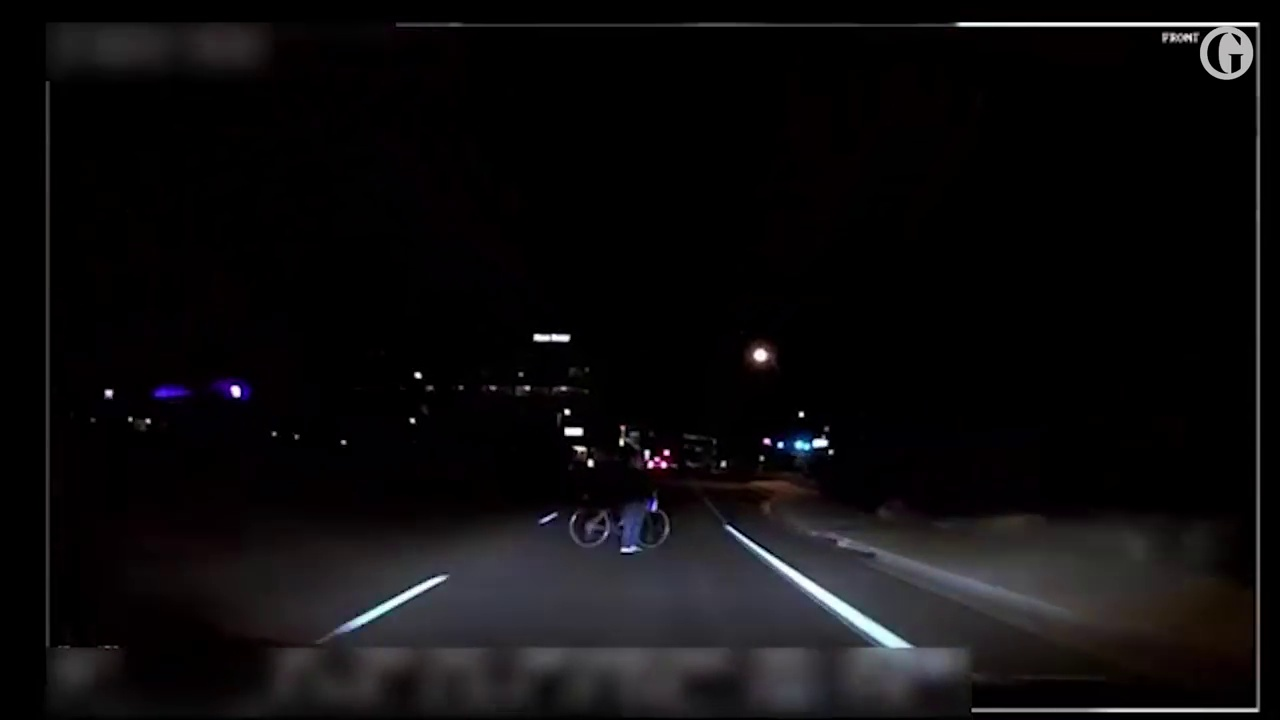
#> input picture images/Frames/frame76.jpg, 1280 x 720 px, found by its file name
$ jupyter execute --allow-errors Processing_Adaptive_Thresholding_Edge_Detection.ipynb   (shell and % lines are left out)
#> lines starting #> are read from the running program, lines starting #| are printed output that depends on the picture; after the words box and inside, x2 and y2 are one past the last pixel; in counts of white or black regions, pixels touching at a corner belong together
[cell 1]
import cv2
import numpy as np
import matplotlib.pyplot as plt
from skvideo.io import FFmpegWriter

img = cv2.imread('Frames/frame76.jpg')
#> img is the input picture: shape (720, 1280, 3); mean B, G, R 13.8, 12.5, 13.7

### Binary Threshold

[cell 2]
retval, threshold = cv2.threshold(img, 30, 255, cv2.THRESH_BINARY)

[cell 3]
plt.imshow(img)

[cell 4]
plt.imshow(threshold)

### Adaptive Thresholding

[cell 5]
grayscaled = cv2.cvtColor(img,cv2.COLOR_BGR2GRAY)
retval, threshold = cv2.threshold(grayscaled, 55, 255, cv2.THRESH_BINARY)
#> threshold: shape (720, 1280); 7.6% white; 88 white regions (44 under 20 px), largest, box (x1, y1, x2, y2) and area: (317, 519, 1102, 698) 44747, (397, 22, 1260, 713) 8206, (519, 647, 731, 695) 5804

[cell 6]
plt.imshow(grayscaled)

[cell 7]
plt.imshow(threshold)

[cell 8]
# Follows steps from the paper https://link.springer.com/content/pdf/10.1007%2F11427445_30.pdf
# For size removal: https://stackoverflow.com/questions/42798659/how-to-remove-small-connected-objects-using-opencv

# 1. Make sure size is within range (50, 10000)
# 2. Bottom of image within range (0.3, 0.7)
# 3. Ratio of h/w within range (1, 3)
# 4. Area ratio of region to frame within range (0.5, 0.95)
def cleanup_regions(img):
    orig_h, orig_w = img.shape
    # Remove regions with smaller than 50 or more than 10000 pixels
    nb_components, output, stats, centroids = cv2.connectedComponentsWithStats(img, connectivity=8)
    #print (stats)
    sizes = stats[1:, -1]; nb_components = nb_components - 1
    min_size = 50
    max_size = 10000

    #your answer image
    img2 = np.zeros((output.shape))
    #for every component in the image, you keep it only if it's above min_size
    for i in range(0, nb_components):
        left, top, w, h, area = stats[i]

        # Bottom of image should be within 0.3 to 0.7 of the frame
        bottom  = top + h
        area_ratio = area / (w * h)
        ratio = h/w
        if (sizes[i] >= min_size and sizes[i] < max_size
            and (0.1 * orig_h) <= bottom <= (0.9 * orig_h)
            #and 1 <= ratio < 3
            and area_ratio > 0.5):
            #and area_ratio < 0.95):
            img2[output == i + 1] = 255

        img2[int(orig_h*0.9) :] = 0
        img2[: int(orig_h * 0.1)] = 0

    return img2

[cell 9]
def adaptive_threshold_cleaned(img):
    grayscaled = cv2.cvtColor(img,cv2.COLOR_BGR2GRAY)
    thres = cv2.adaptiveThreshold(grayscaled,255,cv2.ADAPTIVE_THRESH_MEAN_C,\
                cv2.THRESH_BINARY,11,1.1)
    th3_clean = cleanup_regions(thres)
    return th3_clean

[cell 10]
img = cv2.imread('Frames/frame75.jpg')
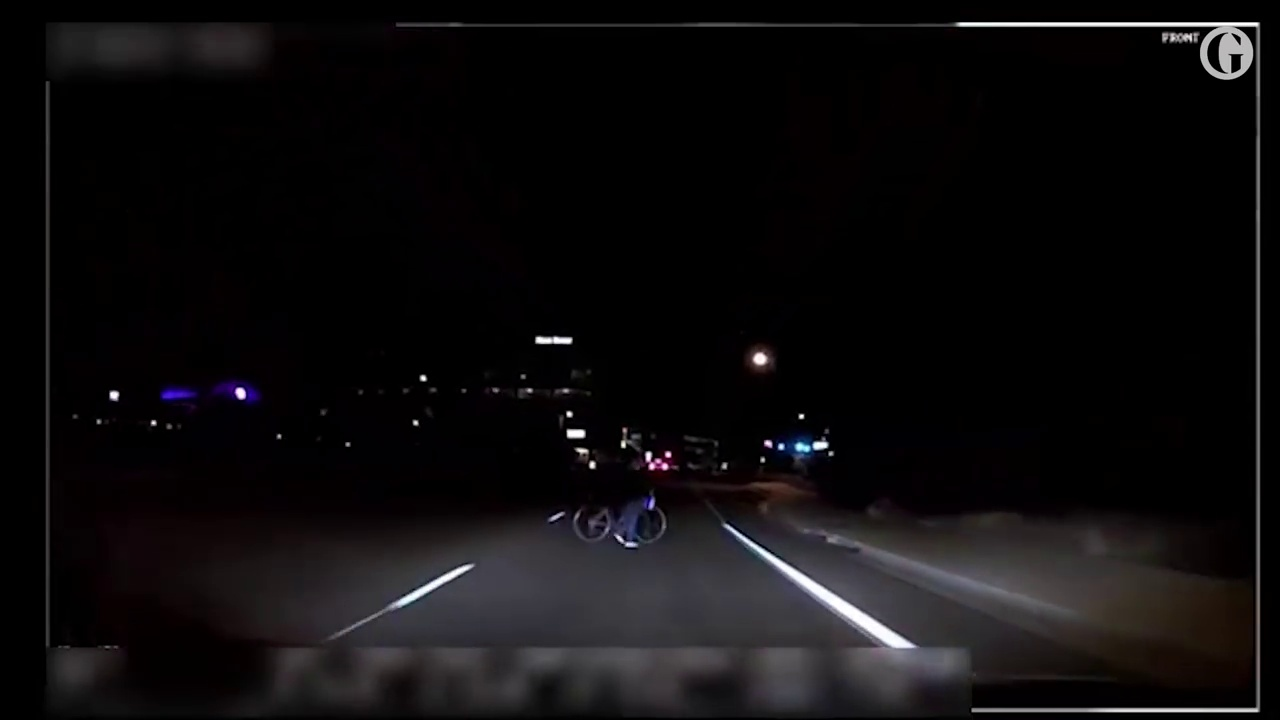
#> input picture images/Frames/frame75.jpg, 1280 x 720 px, found by its file name
#> img is the input picture: shape (720, 1280, 3); mean B, G, R 13.9, 12.8, 14.4
th3_clean = adaptive_threshold_cleaned(img)
#> in adaptive_threshold_cleaned, `thres = cv2.adaptiveThreshold(grayscaled,255,cv2.ADAPTIVE_THRESH_MEAN_..`: thres: shape (720, 1280); 92.1% white; 1539 black regions (1410 under 20 px), largest, box (x1, y1, x2, y2) and area: (353, 17, 1266, 720) 22495, (40, 17, 303, 704) 7913, (553, 405, 823, 495) 4945
#> in cleanup_regions, `nb_components, output, stats, centroids = cv2.connectedComponentsWithS..`:
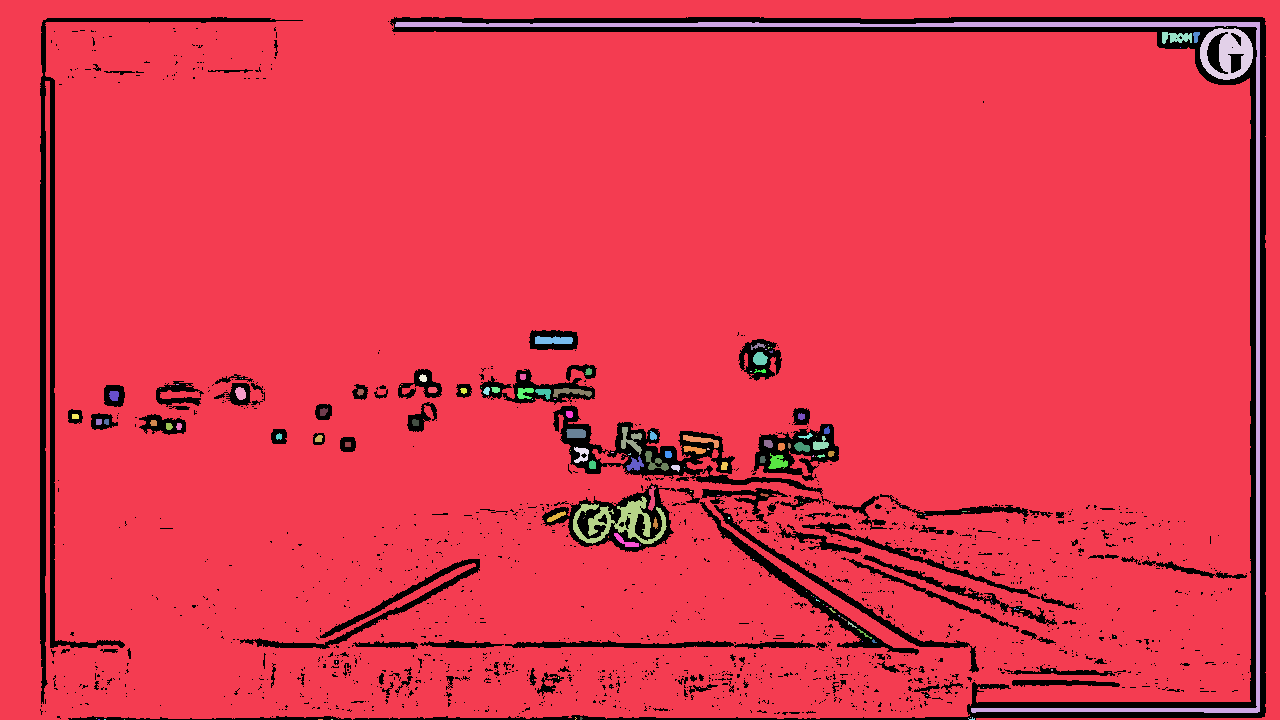
#> output: shape (720, 1280) int32; 157 distinct labels, from 0 to 156; one colour per label, 0 black
#> in cleanup_regions, `nb_components, output, stats, centroids = cv2.connectedComponentsWithS..`: nb_components = 157; stats = 157 rows, first 6: [40, 17, 1226, 703, 73103], [0, 0, 1280, 720, 832427], [395, 22, 865, 691, 7735], [1227, 27, 1, 1, 1], [1200, 28, 53, 52, 1577], [1162, 32, 30, 12, 239]; centroids = 157 pairs, first value 74.91 to 1227.4, second value 27 to 719
#> in cleanup_regions, `sizes = stats[1:, -1]`: sizes = 156 values, max 832427 at index 0, min 1 at index 2, mean 5439.1
#> in cleanup_regions, `nb_components = nb_components - 1`: nb_components = 156
#> the loop in cleanup_regions, `for i in range(0, nb_components):` made 156 passes
#> (left, top, w, h, area, bottom, area_ratio, ratio) on passes 1 to 3: (40, 17, 1226, 703, 73103, 720, 0.0848, 0.573), (0, 0, 1280, 720, 832427, 720, 0.903, 0.562), (395, 22, 865, 691, 7735, 713, 0.0129, 0.799)
#> after the loop in cleanup_regions, `for i in range(0, nb_components):`: img2: shape (720, 1280) float64; 0.51% white; 24 white regions, largest, box (x1, y1, x2, y2) and area: (573, 496, 667, 544) 1731, (621, 427, 642, 455) 255, (645, 451, 669, 471) 200
cv2.imwrite("adaptive_thresholding_frame75.jpg", th3_clean)
plt.imshow(th3_clean)

[cell 11]
png_img = cv2.imread('test.png')
#> (the rest of this cell did not finish here and is left out)

[cell 12]
png_img = cv2.imread('night_ped.png')
#> (the rest of this cell did not finish here and is left out)

[cell 13]
png_img = cv2.imread('night_ped_3.jpg')
#> (the rest of this cell did not finish here and is left out)

[cell 14]
png_img = cv2.imread('night_ped_4.jpg')
#> (the rest of this cell did not finish here and is left out)

[cell 15]
png_img = cv2.imread('night_ped_5.jpg')
#> (the rest of this cell did not finish here and is left out)

[cell 16]
png_img = cv2.imread('night_ped_6.jpeg')
#> (the rest of this cell did not finish here and is left out)

[cell 17]
png_img = cv2.imread('night_ped_7.jpg')
#> (the rest of this cell did not finish here and is left out)

[cell 18]
def awesome_threshold(input_video, outfile, fps=24.4):
    vidcap = cv2.VideoCapture(input_video)

    writer = FFmpegWriter(outfile, outputdict={'-r': fps})
    writer = FFmpegWriter(outfile)
    i = 0
    while True:
        ret, image = vidcap.read()
        if not ret: break
        print ("Processing frame #", i)
        i += 1
        writer.writeFrame(adaptive_threshold_cleaned(image))
    writer.close()


input_video = '/scratch/group/puneet-anjali-group/videos/uber_trimmed.mp4'
outfile = './uber-videos/thres_uber_trimmed.mp4'
awesome_threshold(input_video, outfile)
#> (the call stopped at in awesome_threshold, `writer = FFmpegWriter(outfile, outputdict={'-r': fps})`: skvideo is not available in this run)

#> (a cell that did not finish here is left out)

## Canny Edge Detector

[cell 20]
# Function which finds canny edges of an image
# Upper and lower thresholds based on mean value of equalised histogram of image

def getEdges(img):
    blur = cv2.blur(img,(5,5))
    imgEq = cv2.equalizeHist(blur)
    average = cv2.mean(imgEq)[0]
    topQ = 1.33*average
    lowQ = 0.66*average
    canny = cv2.Canny(imgEq,lowQ , topQ)
    return canny

[cell 21]
canny_image = getEdges(grayscaled)
#> in getEdges, `imgEq = cv2.equalizeHist(blur)`:
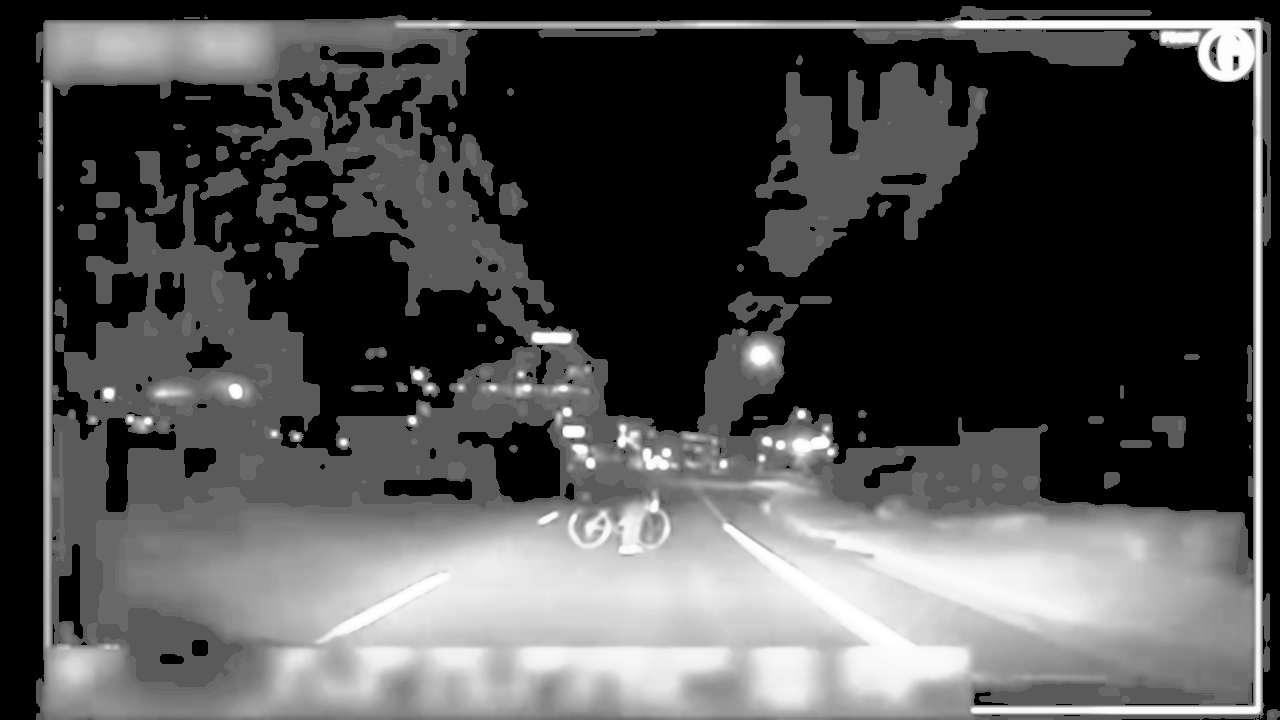
#> imgEq: shape (720, 1280); min 0, max 255, mean 77.5
#> in getEdges, `average = cv2.mean(imgEq)[0]`: average = 77.54
#> in getEdges, `topQ = 1.33*average`: topQ = 103.1
#> in getEdges, `lowQ = 0.66*average`: lowQ = 51.18
#> in getEdges, `canny = cv2.Canny(imgEq,lowQ , topQ)`: canny: shape (720, 1280); 3.3% white in thin lines or dots
plt.imshow(canny_image)

[cell 22]
def canny_edge_detector(input_video, outfile, fps=30):
    vidcap = cv2.VideoCapture(input_video)

    writer = FFmpegWriter(outfile, outputdict={'-r': fps})
    writer = FFmpegWriter(outfile)

    while True:
        ret, image = vidcap.read()
        if not ret: break
        image= cv2.cvtColor(image, cv2.COLOR_BGR2GRAY)
        equ = getEdges(image)
        writer.writeFrame(equ)
    writer.close()


input_video = '/scratch/group/puneet-anjali-group/videos/uber_trimmed.mp4'
outfile = './uber-videos/uber_canny_edge.mp4'
canny_edge_detector(input_video, outfile)
#> (the call stopped at in canny_edge_detector, `writer = FFmpegWriter(outfile, outputdict={'-r': fps})`: skvideo is not available in this run)

[cell 23]
# Function implementing Harris Corner Detection

def harris(img):
    gray = cv2.cvtColor(img, cv2.COLOR_BGR2GRAY)
    gray = np.float32(gray)
    dst = cv2.cornerHarris(gray,2,3,0.04)
    dst = cv2.dilate(dst, None)
    img[dst > 0.01*dst.max()] = [0,0,255]
    return img


# Function which implements openCV's Contrast Limited Adaptive Histogram Equalisation
# Includes convertion from BGR colour space to LAB (luminance channel) colour space
# Stack Overflow help, credit to @ Jeru Luke
def convertIllumination(img):

    lab= cv2.cvtColor(img, cv2.COLOR_BGR2LAB)

    #-----Splitting the LAB image to different channels-------------------------
    l, a, b = cv2.split(lab)

    #-----Applying CLAHE to L-channel-------------------------------------------
    clahe = cv2.createCLAHE(clipLimit=3.0, tileGridSize=(8,8))
    cl = clahe.apply(l)

    #-----Merge the CLAHE enhanced L-channel with the a and b channel-----------
    limg = cv2.merge((cl,a,b))

    #-----Converting image from LAB Color model to RGB model--------------------
    illume = cv2.cvtColor(limg, cv2.COLOR_LAB2BGR)
    return illume

# Function to remove the green colours from the images
# This is an example of region of interest extraction methodology
# And a heuristic to speed up processing times


def filterGreenColour(img):
    # Blur the image
    blur = cv2.GaussianBlur(img, (15,15), 2)
    # Convert to HSV colour space, can isolate Hue channel
    hsv = cv2.cvtColor(blur, cv2.COLOR_BGR2HSV)
    # open cv hue is 0-180, sat and value 0-255
    lower_green = np.array([30,70,0])
    upper_green = np.array([80,255,255])
    # Keeps the pixels in the given range
    mask = cv2.inRange(hsv, lower_green, upper_green)

    # Morphological opening (erosion follwoed by dilation)
    kernel = np.ones((5,5), np.uint8)
    mask2 = cv2.morphologyEx(mask, cv2.MORPH_OPEN, kernel)

    res = cv2.bitwise_and(img,img, mask = mask);
    img = img - res
    return img
# Function for automatic detecting and highlighting obstacles that rise above the road surface plane
# HG pedestrian detection
# Credit to lecture course examples.

def hog(img):
    hog = cv2.HOGDescriptor();
    hog.setSVMDetector( cv2.HOGDescriptor_getDefaultPeopleDetector() );
     # perform HOG based pedestrain detection

    found, w = hog.detectMultiScale(img, winStride=(8,8), padding=(32,32), scale=1.05)
    found_filtered = []

    for ri, r in enumerate(found):
        for qi, q in enumerate(found):
            if ri != qi and inside(r, q):
                break
            else:
                found_filtered.append(r)

    draw_detections(img, found)
    draw_detections(img, found_filtered, 3)

    return img

# Function to 'crop' image
# Create a 'box' of image, setting pixels outside this box to 0
# This is an example of region of interest extraction methodology
# And a heuristic to speed up processing times
def cropImage(img):
    width, height = img.shape[:2]
    for i in range(0, width):
        for j in range(0, height):
            if i > width*0.8 or i < width*0.2 or j > height*0.8 or j < height*0.2:
                img[i][j] = [255,255,255]
    return img

## Test image

[cell 24]
illume = convertIllumination(img);
#> in convertIllumination, `lab= cv2.cvtColor(img, cv2.COLOR_BGR2LAB)`: lab: shape (720, 1280, 3); mean of channels 0, 1, 2 13.5, 128.9, 127.5
#> in convertIllumination, `limg = cv2.merge((cl,a,b))`: limg: shape (720, 1280, 3); mean of channels 0, 1, 2 28.2, 128.9, 127.5
plt.imshow(illume)

[cell 25]
crop = cropImage(illume)
plt.imshow(crop)

[cell 26]
colourCrop = filterGreenColour(crop)
#> in filterGreenColour, `hsv = cv2.cvtColor(blur, cv2.COLOR_BGR2HSV)`: hsv: shape (720, 1280, 3); mean H, S, V 22.6, 12.5, 170.9
#> in filterGreenColour, `mask = cv2.inRange(hsv, lower_green, upper_green)`:
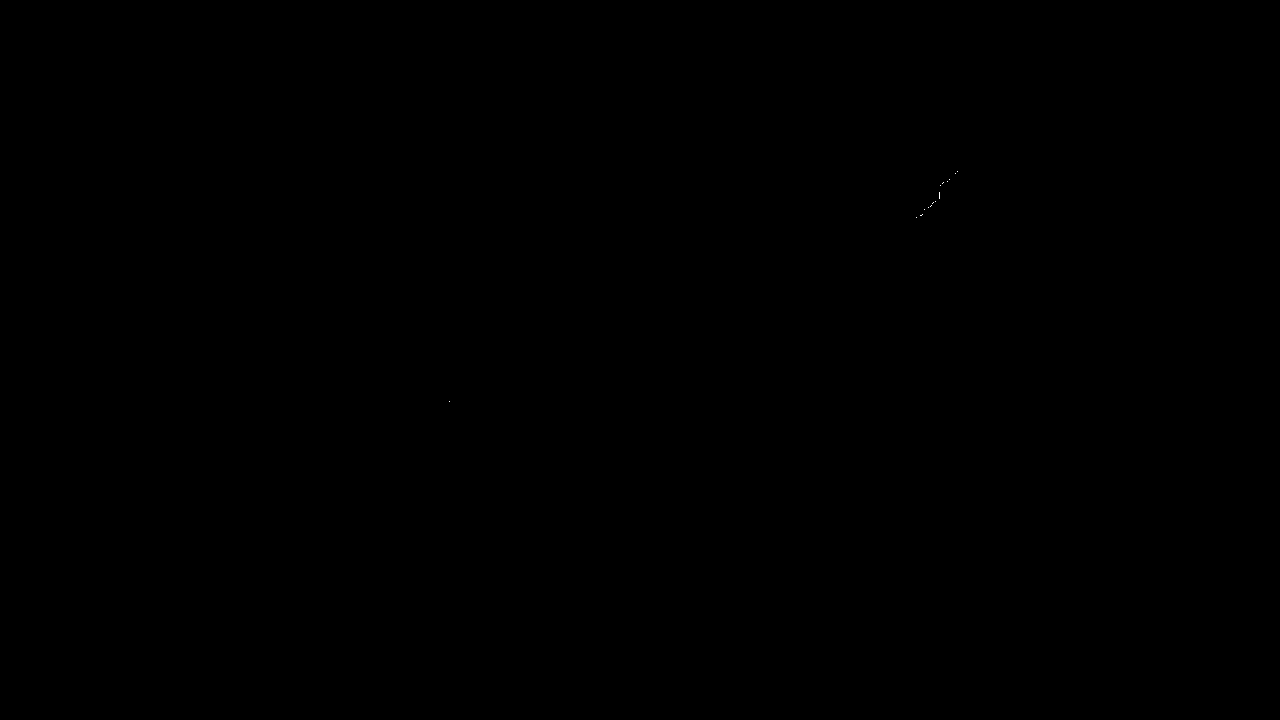
#> mask: shape (720, 1280); 0% white in thin lines or dots, all inside (x1, y1, x2, y2) = (449, 171, 958, 402)
#> in filterGreenColour, `mask2 = cv2.morphologyEx(mask, cv2.MORPH_OPEN, kernel)`: mask2: shape (720, 1280); every value is 0
plt.imshow(colourCrop)

[cell 27]
# Gaussian Blur
illume = cv2.GaussianBlur(colourCrop, (5, 5),0)
plt.imshow(illume)
